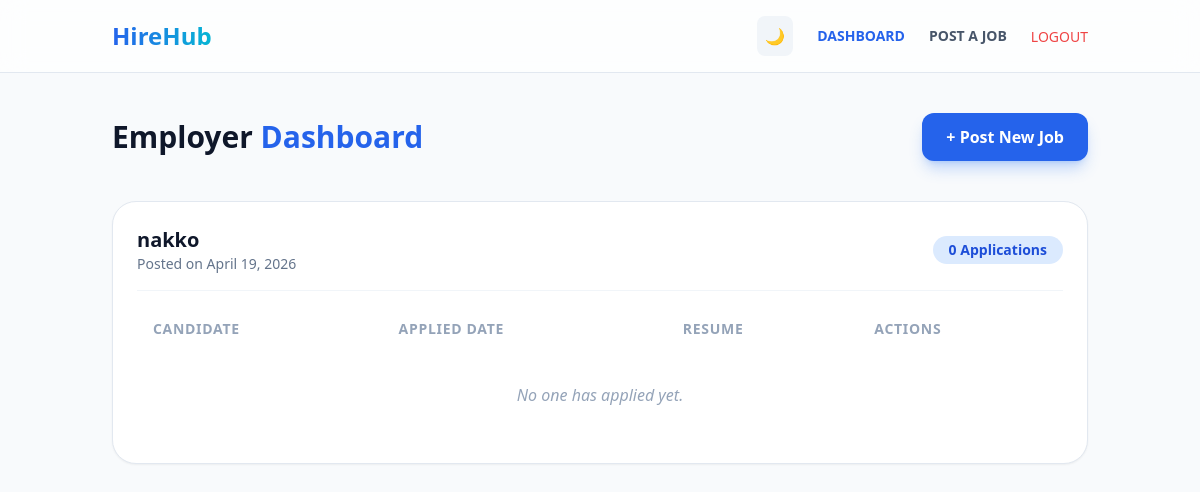
Before: /jobs/dashboard/ (signed in) with the older database file.
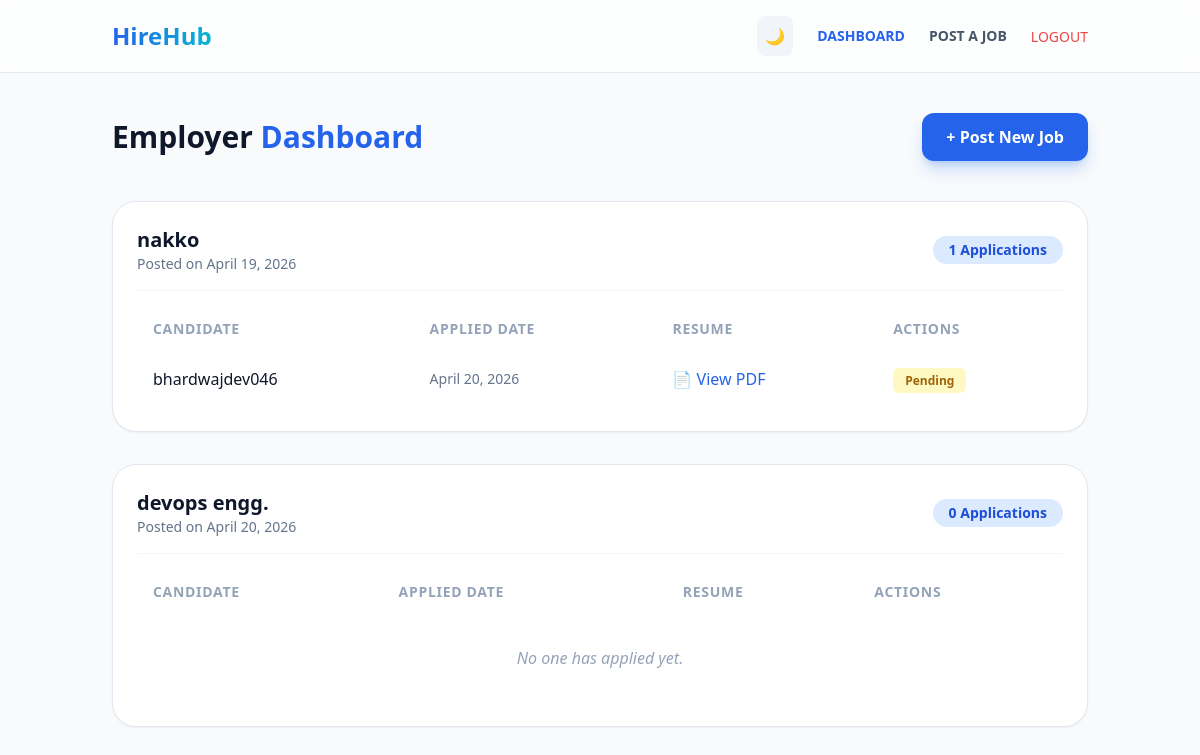
After: the same page with the newer database file.
### jobs/models.py (models this page shows, shortened)
class Job(models.Model):
    JOB_TYPE_CHOICES = [
        ('Full Time', 'Full Time'),
        ('Part Time', 'Part Time'),
        ('Remote', 'Remote'),
        ('Freelance', 'Freelance'),
    ]
    user = models.ForeignKey(settings.AUTH_USER_MODEL, on_delete=models.CASCADE, related_name='jobs')
    title = models.CharField(max_length=255)
    company_name = models.CharField(max_length=255)
    location = models.CharField(max_length=255)
    job_type = models.CharField(max_length=50, choices=JOB_TYPE_CHOICES)
    salary_range = models.CharField(max_length=100, blank=True, help_text="e.g. 5LPA - 8LPA")
    description = models.TextField()
    requirements = models.TextField(help_text="Har requirement ko nayi line mein likhein")
    created_at = models.DateTimeField(auto_now_add=True)
    is_active = models.BooleanField(default=True)

class Application(models.Model):
    job = models.ForeignKey(Job, on_delete=models.CASCADE, related_name='applications')
    user = models.ForeignKey(settings.AUTH_USER_MODEL, on_delete=models.CASCADE)
    resume = models.FileField(upload_to='applications/resumes/')
    cover_letter = models.TextField(blank=True)
    applied_at = models.DateTimeField(auto_now_add=True)
    status = models.CharField(max_length=20, default='Pending') # Pending, Accepted, Rejected

### accounts/models.py (models this page shows, shortened)
class User(AbstractUser):
    is_employer = models.BooleanField(default=False)
    is_candidate = models.BooleanField(default=False)

### jobs/views.py (the view)
# urls.py: path('dashboard/', employer_dashboard, name='employer_dashboard'),
@login_required
def employer_dashboard(request):
    if not request.user.is_employer:
        return redirect('home')
    my_jobs = Job.objects.filter(user=request.user).prefetch_related('applications')
    return render(request, 'jobs/dashboard.html', {'jobs': my_jobs})

### templates/jobs/dashboard.html
{% extends 'base.html' %}
{% block content %}
<div class="max-w-6xl mx-auto">
    <div class="flex justify-between items-center mb-10">
        <h1 class="text-3xl font-extrabold dark:text-white">Employer <span class="text-blue-600">Dashboard</span></h1>
        <a href="{% url 'post_job' %}" class="bg-blue-600 text-white px-6 py-3 rounded-xl font-bold shadow-lg shadow-blue-500/30 hover:scale-105 transition-all">
            + Post New Job
        </a>
    </div>
    <div class="space-y-8">
        {% for job in jobs %}
        <div class="bg-white dark:bg-slate-800 rounded-3xl p-6 border border-slate-200 dark:border-slate-700 shadow-sm">
            <div class="flex justify-between items-center border-b border-slate-100 dark:border-slate-700 pb-4 mb-4">
                <div>
                    <h2 class="text-xl font-bold dark:text-white">{{ job.title }}</h2>
                    <p class="text-slate-500 text-sm">Posted on {{ job.created_at|date }}</p>
                </div>
                <span class="bg-blue-100 text-blue-700 dark:bg-blue-900/40 dark:text-blue-400 px-4 py-1 rounded-full text-sm font-bold">
                    {{ job.applications.count }} Applications
                </span>
            </div>
            <div class="overflow-x-auto">
                <table class="w-full text-left">
                    <thead>
                        <tr class="text-slate-400 text-sm uppercase tracking-wider">
                            <th class="py-3 px-4">Candidate</th>
                            <th class="py-3 px-4">Applied Date</th>
                            <th class="py-3 px-4">Resume</th>
                            <th class="py-3 px-4">Actions</th>
                        </tr>
                    </thead>
                    <tbody class="divide-y divide-slate-100 dark:divide-slate-700">
                        {% for app in job.applications.all %}
                        <tr class="hover:bg-slate-50 dark:hover:bg-slate-900/40 transition-colors">
                            <td class="py-4 px-4 dark:text-slate-200 font-medium">{{ app.user.username }}</td>
                            <td class="py-4 px-4 text-slate-500 text-sm">{{ app.applied_at|date }}</td>
                            <td class="py-4 px-4">
                                <a href="{{ app.resume.url }}" target="_blank" class="text-blue-600 hover:underline flex items-center gap-1">
                                    📄 View PDF
                                </a>
                            </td>
                            <td class="py-4 px-4">
                                <span class="px-3 py-1 rounded-md text-xs font-bold bg-yellow-100 text-yellow-700">Pending</span>
                            </td>
                        </tr>
                        {% empty %}
                        <tr>
                            <td colspan="4" class="py-8 text-center text-slate-400 italic">No one has applied yet.</td>
                        </tr>
                        {% endfor %}
                    </tbody>
                </table>
            </div>
        </div>
        {% endfor %}
    </div>
</div>
{% endblock %}

### templates/base.html (shortened to what this page needs)
<!DOCTYPE html>
<html lang="en" class="scroll-smooth">
<head>
    <link href="https://unpkg.com/aos@2.3.1/dist/aos.css" rel="stylesheet">
    <script src="https://cdn.tailwindcss.com"></script>
</head>
<body class="bg-slate-50 dark:bg-darkBg text-slate-900 dark:text-slate-100 transition-colors duration-300">
    <nav class="sticky top-0 z-50 backdrop-blur-md bg-white/70 dark:bg-darkBg/70 border-b border-slate-200 dark:border-slate-800">
        <div class="container mx-auto px-6 py-4 flex justify-between items-center">
            <a href="/" class="text-2xl font-bold bg-gradient-to-r from-blue-600 to-cyan-500 bg-clip-text text-transparent hover:drop-shadow-[0_0_10px_rgba(59,130,246,0.5)]">
            </a>
            <div class="flex items-center space-x-6">
                <button id="theme-toggle" class="p-2 rounded-lg bg-slate-100 dark:bg-slate-800 hover:ring-2 ring-blue-500 transition-all">
                    <span id="theme-toggle-light-icon" class="hidden text-slate-600 dark:text-slate-400">🌙</span>
                </button>
                {% if user.is_authenticated %}
                    {% if user.is_employer %}
                        <a href="{% url 'employer_dashboard' %}" class="text-sm font-bold text-blue-600 dark:text-blue-400 hover:text-blue-500 transition-all">
                            DASHBOARD
                        </a>
                        <a href="{% url 'post_job' %}" class="text-sm font-bold text-slate-600 dark:text-slate-300 hover:text-blue-500 transition-all">
                            POST A JOB
                        </a>
                    {% else %}
                        <a href="{% url 'candidate_dashboard' %}" class="text-sm font-bold text-blue-600 dark:text-blue-400">MY APPS</a>
                    {% endif %}
                    <form action="{% url 'logout' %}" method="post" class="inline">
                        <button type="submit" class="text-sm font-medium text-red-500 hover:text-red-600 transition-all">
                            LOGOUT
                        </button>
                    </form>
                {% else %}
                    <a href="{% url 'login' %}" class="text-sm font-medium dark:text-slate-300">Login</a>
                    <a href="{% url 'register' %}" class="bg-blue-600 hover:bg-blue-700 text-white px-5 py-2 rounded-full shadow-lg shadow-blue-500/30 transition-all transform hover:-translate-y-1">
                        Join Now
                    </a>
                {% endif %}
            </div>
        </div>
    </nav>
    <main class="container mx-auto px-6 py-10">
        {% block content %}{% endblock %}
    </main>
</body>
</html>

### templates/base.html (style rules this page uses)
body { overflow-x: hidden; width: 100%; }

Changed rows visible on the page:
shown differently, row unchanged: Job "nakko": applications.count "0" → "1"; no longer shows "No one has applied yet."
added Application: user.username "bhardwajdev046", applied_at "April 20, 2026", shown under Job "nakko"
added Job: title "devops engg.", created_at "April 20, 2026", applications.count "0"
